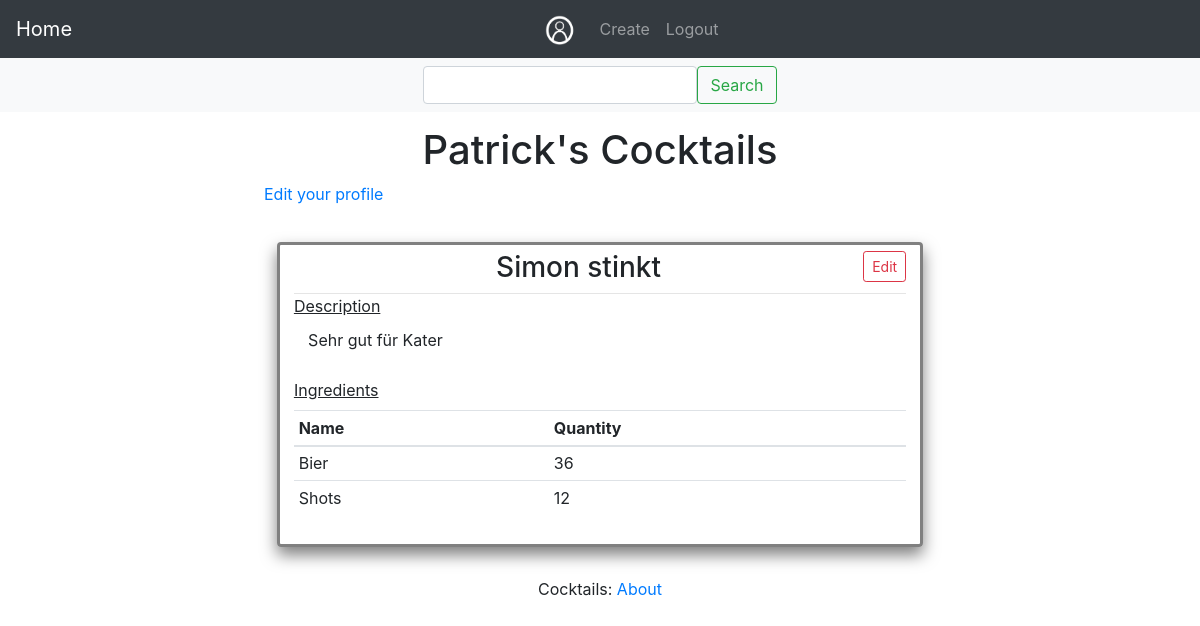
Screenshot of /user/Patrick (signed in) with the database file from the repository.
### app/models.py (models this page shows, shortened)
class User(UserMixin, db.Model):
    id = db.Column(db.Integer, primary_key=True)
    username = db.Column(db.String(64), index=True, unique=True)
    email = db.Column(db.String(120), index=True, unique=True)
    password_hash = db.Column(db.String(128))
    cocktails = db.relationship('Cocktail', backref='author', lazy='dynamic')

class Cocktail(db.Model):
    __tablename__ = 'cocktail'
    __searchable__ = ['name']
    key = db.Column(Integer, primary_key=True)
    name = db.Column(String(100), index=True, unique=True)
    desc = db.Column(String(400), index=True)
    timestamp = db.Column(db.DateTime, index=True, default=datetime.utcnow)
    picture = db.Column(String(64), index=True, unique=True, default=None)
    ingredients = db.relationship('Ingredient', backref='parent', lazy='dynamic')
    user_id = db.Column(db.Integer, db.ForeignKey('user.id'))
    " A was_published_recently function would be nice"

class Ingredient(db.Model):
    __tablename__ = "ingredient"
    key = db.Column(Integer, primary_key=True)
    cocktail_key = db.Column(Integer, ForeignKey('cocktail.key'))
    name = db.Column(String, index=True)
    quantity = db.Column(String, index=True)

### app/main/routes.py (the view)
@bp.route('/user/<username>', methods=['GET', 'POST'])
@login_required
def user(username):
    page = request.args.get('page', 1, type=int)
    user = User.query.filter_by(username=username).first_or_404()
    cocktails = Cocktail.query.filter_by(user_id=current_user.id).order_by(Cocktail.timestamp.desc()).paginate(
        page, current_app.config['POSTS_PER_PAGE'], False)
    ing_dict = {}
    for ct in cocktails.items:
        ings = ct.ingredients
        ing_dict[ct.name] = ings
    next_url = url_for('main.index', page=cocktails.next_num) \
        if cocktails.has_next else None
    prev_url = url_for('main.index', page=cocktails.prev_num) \
        if cocktails.has_prev else None
    return render_template('main/profile.html', user=user, cocktails=cocktails.items, ingredients=ing_dict, title='Profile',
                           next_url=next_url, prev_url=prev_url)

### app/main/forms.py
class SearchForm(FlaskForm):
    term = StringField('Search', validators=[DataRequired()])
    filter = SelectField(u'Cocktail', choices=[('Cocktail', 'Cocktail'), ('Ingredient', 'Ingredient')])
    submit = SubmitField('Search')

### app/main/routes.py (called while the page is built)
@bp.before_app_request
def before_request():
    g.search_form = SearchForm()
    if request.endpoint == 'main.search':
        g.search_form = SearchForm(term=request.args.get('term'), filter=request.args.get('filter'))

### app/models.py (called while the page is built)
@login.user_loader
def load_user(id):
    return User.query.get(int(id))

### app/templates/main/profile.html (shortened to what this page needs)
{% extends "base.html" %}
{% block header %} {{ user.username }}'s Cocktails {% endblock %}
{% block second_nav %}
{% include 'main/__search_nav.html' %}
{% endblock %}
{% block content %}
    <p><a href="{{ url_for('main.edit_profile') }}">Edit your profile</a></p>
    <div id="cocktailList" class="">
    {% for cocktail in cocktails %}
        {% include 'main/__cocktail_card.html' %}
    {% endfor %}
    </div>
{% endblock %}

### app/templates/main/__cocktail_card.html (shortened to what this page needs)
<article class="cocktail">
            {% if cocktail.user_id == current_user.id %}
                <a href={{ url_for('main.cocktail', name=cocktail.name) }} type="button" class="btn btn-outline-danger btn-sm edit_btn">Edit</a>
            {% endif %}
            <h3>{{ cocktail.name }}</h3>
            <hr>
            <label><u>Description</u></label>
            <article>{{ cocktail.desc }}</article><br>
            <label><u>Ingredients</u></label><br>
            <table class=" table table-hover table-sm ingredients">
            <thead>
            <tr>
                <th scope="col">Name</th>
                <th scope="col"> Quantity</th>
            </tr>
            </thead>
                <tbody>
                {% for ing in ingredients[cocktail.name] %}
                    <tr>
                    <td {% if loop.index  != 0 %} scope="row" {% endif %}>{{ ing.name }}</td>
                    <td>{{ ing.quantity }}</td>
                    </tr>
                {% endfor %}
                </tbody>
            </table>
</article>

### app/static/css/style.css (style rules this page uses)
#cocktailList { align-content: center; max-width: 1000px; margin: auto; }
.cocktail { margin: 2%; margin-top: 3%; padding: 2%; padding-top: 1%; border: gray; border-style: solid; border-width: medium; border-radius: 4px; background-color: rgba(255, 255, 255, 0.9); box-shadow: 0 8px 16px 0 rgba(0,0,0,0.5); transition: 0.3s; }
.cocktail h3 { text-align: center; }
.cocktail article { margin-left: 2%; padding: 2px; background-color: white ; }
hr { margin: auto; }
.edit_btn { float: right; }

### rows the page displays
User: username "Patrick"
Cocktail: name "Simon stinkt", desc "Sehr gut für Kater"
Ingredient: name "Bier", quantity "36"
Ingredient: name "Shots", quantity "12"
